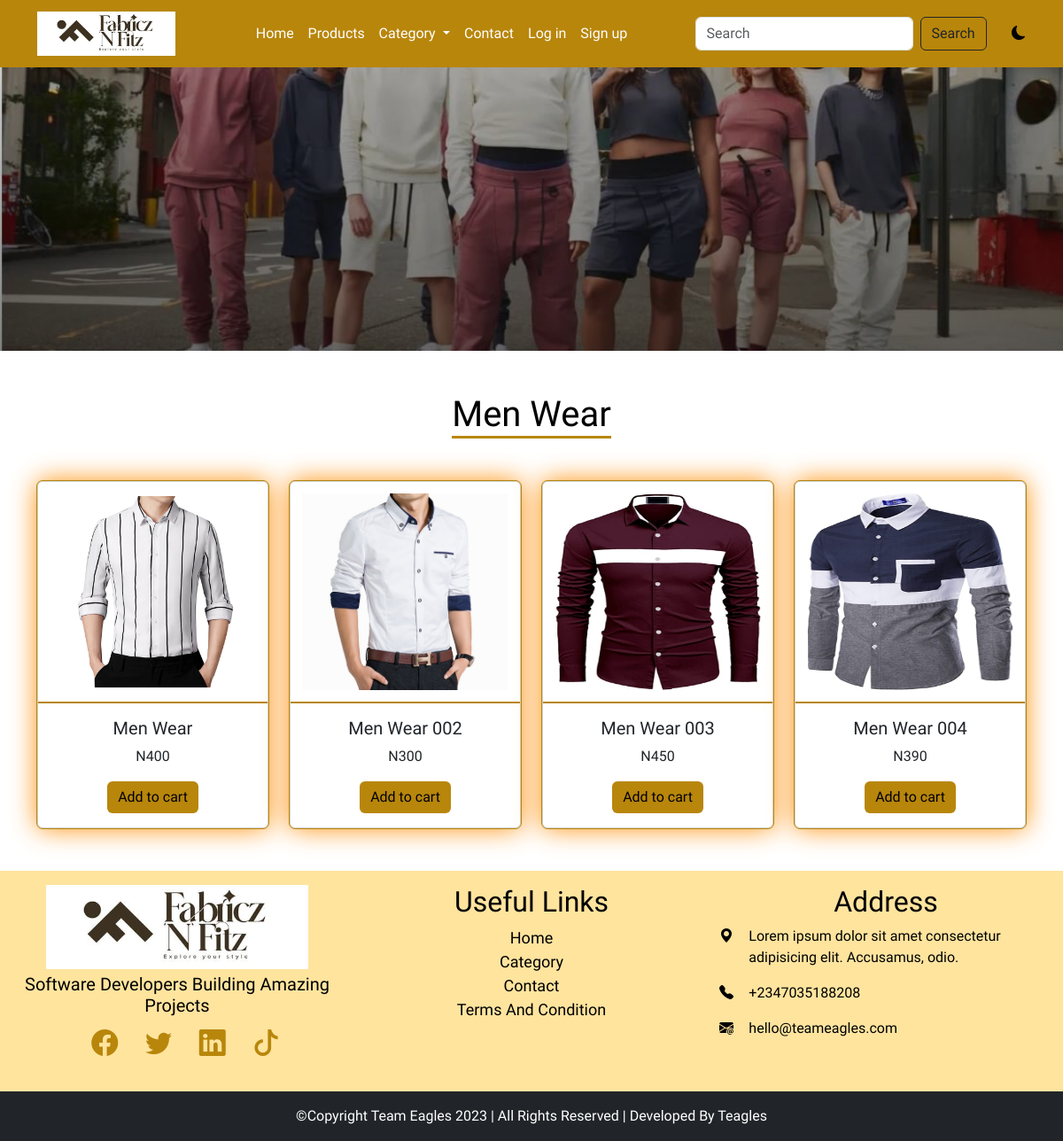
Page /category/1 on the committed database.
### main/models.py (models this page shows, shortened)
class AppInfo(models.Model):
    appname = models.CharField(max_length=50)
    logo = models.ImageField(upload_to='logo')
    banner = models.ImageField(upload_to='banner')
    carousel1 = models.ImageField(upload_to='carousel')
    carousel2 = models.ImageField(upload_to='carousel')
    carousel3 = models.ImageField(upload_to='carousel')

class Category(models.Model):
    name = models.CharField(max_length=50)
    catimg = models.ImageField(upload_to='catimg')
    slug = models.SlugField(unique=True)

class Product(models.Model):
    type = models.ForeignKey(Category, on_delete=models.CASCADE)
    name = models.CharField(max_length=50)
    slug = models.SlugField(unique=True)
    img = models.ImageField(upload_to='product')
    price = models.IntegerField()
    description = models.TextField()
    size = models.CharField(max_length=50, blank=True, null=True)
    popular = models.BooleanField()
    featured = models.BooleanField()
    uploaded = models.DateTimeField(auto_now_add=True)

### main/views.py (the view)
# urls.py: path('category/<str:id>', views.category, name='category'),
def category(request, id):
    catname = Category.objects.get(pk=id)
    catprod = Product.objects.filter(type_id=id)
    context = {
        'catname':catname,
        'catprod':catprod
    }
    return render(request, 'category.html', context)

### main/context_processor.py (called while the page is built)
def feature(request):
    info = AppInfo.objects.get(pk=1)
    categ = Category.objects.all()
    context = {
        'info':info,
        'categ':categ,
    }
    return context

def cartcount(request):
    cart = Cart.objects.filter(user__username = request.user.username, paid=False)
    itemcount = 0
    for item in cart:
        itemcount += item.quantity
    context = {
        'itemcount':itemcount
    }
    return context

### main/templates/category.html (shortened to what this page needs)
{% extends 'base.html' %}
{% block header %} {% include 'header.html' %} {% endblock header %}
{% block banner %} {% include 'banner.html' %} {% endblock banner %}
{% block content %}
<div class="container mt-5 mb-5">
    <h1 class="text-center text-capitalize title">{{catname.name|title}}</h1>
    <div class="row mt-5">
        {% for item in catprod %}
        <div class="col-12 col-md-6 col-lg-3">
            <div class="card featcard">
                <a href="{% url 'detail' item.id item.slug %}"><img src="{{item.img.url}}" class="card-img-top" alt="..."></a>
                <div class="card-body">
                  <h5 class="card-title text-capitalize text-center">{{item.name}}</h5>
                  <p class="card-text text-center">N{{item.price}}</p>
                  <button class="btn btn-warning">Add to cart</button>
                </div>
            </div>
        </div>
        {% endfor %}
    </div>
</div>
{% endblock content %}
{% block footer %} {% include 'footer.html' %} {% endblock footer %}

### main/templates/header.html (shortened to what this page needs)
<nav class="navbar navbar-expand-lg sticky-top">
    <div class="container">
        <a class="navbar-brand" href="#"><img src="{{info.logo.url}}" alt="" style="height: 50px;"></a>
        <div class="collapse navbar-collapse" id="navbarSupportedContent">
            <ul class="navbar-nav mx-auto mb-2 mb-lg-0">
                {% if user.is_authenticated %}
                <li class="nav-item">
                    <a class="nav-link" aria-current="page" href="{% url 'home' %}">Home</a>
                </li>
                <li class="nav-item">
                    <a class="nav-link" href="{% url 'products' %}">Products</a>
                </li>
                <li class="nav-item dropdown">
                    <a class="nav-link dropdown-toggle" href="#" role="button" data-bs-toggle="dropdown" aria-expanded="false">
                        Category
                    </a>
                    <ul class="dropdown-menu">
                        {% for item in categ  %}
                        <li><a class="dropdown-item" href="{% url 'category' item.id %}">{{item.name|title}}</a></li>
                        {% endfor %}
                    </ul>
                </li>
                <li class="nav-item">
                    <a class="nav-link" href="{% url 'contact' %}">Contact</a>
                </li>
                <li class="nav-item">
                    <a class="nav-link" href="{% url 'cart' %}">
                        <div class="wrapper">
                            <i class="bi bi-cart4"></i>
                            <span class="badge">{{itemcount}}</span>
                        </div>
                    </a>
                </li>
                <li class="nav-item dropdown">
                    <a class="nav-link dropdown-toggle" href="#" role="button" data-bs-toggle="dropdown" aria-expanded="false">
                        {% if user.customer %}
                            <img src="{{user.customer.pix.url}}" style="height: 30px;" alt=""><span>Hi {{user.username}}</span>
                        {% endif %}
                    </a>
                    <ul class="dropdown-menu">
                        <li><a class="dropdown-item" href="{% url 'profile' %}">Profile</a></li>
                        <li><a class="dropdown-item" href="{% url 'signout' %}">Logout</a></li>
                    </ul>
                </li>
                {% else %}
                <li class="nav-item">
                    <a class="nav-link" aria-current="page" href="{% url 'home' %}">Home</a>
                </li>
                <li class="nav-item">
                    <a class="nav-link" href="{% url 'products' %}">Products</a>
                </li>
                <li class="nav-item dropdown">
                    <a class="nav-link dropdown-toggle" href="#" role="button" data-bs-toggle="dropdown" aria-expanded="false">
                        Category
                    </a>
                </li>
                <li class="nav-item">
                    <a class="nav-link" href="{% url 'contact' %}">Contact</a>
                </li>
                <li class="nav-item">
                    <a href="{% url 'signin' %}" class="nav-link">Log in</a>
                </li>
                <li class="nav-item">
                    <a href="{% url 'signup' %}" class="nav-link">Sign up</a>
                </li>
                {% endif %}
            </ul>
            <form action="{% url 'search' %}" method="POST" class="d-flex" role="search">
                <input class="form-control me-2" name="item" type="search" placeholder="Search" aria-label="Search">
                <button type="submit" class="btn btn-outline-dark" type="submit">Search</button>
            </form>
            <div class="david">
                <i class="bi bi-moon-fill"></i>
            </div>
        </div>
    </div>
</nav>

### main/static/css/style.css (style rules this page uses)
* { padding: 0%; margin: 0%; box-sizing: border-box; }
.navbar { background-color: darkgoldenrod; }
.navbar-nav a { color: white; margin-left: -1%; }
.david { margin-left: 3%; cursor: pointer; }
:root { --bg: white; --icon: black; --text: black; }
body { background: var(--bg) !important; color: var(--text) !important; overflow-y: hidden; font-family: 'Alkatra', cursive !important; }
.card-body { color: var(--card) !important; }
.title::after { content: ''; display: block; width: 180px; height: 3px; background-color: darkgoldenrod; margin-left: auto; margin-right: auto; }
.featcard { text-align: center; outline: 1px solid darkgoldenrod; box-shadow: 0px 0px 30px darkorange; cursor: pointer; }
.featcard img { height: 250px; border-bottom: 2px solid darkgoldenrod; transition: 2s; padding: 5%; }
.featcard button { background-color: darkgoldenrod; border: none; }

### rows in the picture
AppInfo: logo (picture)
Category: name "Men Wear"
Product: img (picture), name "Men Wear", price "400"
Product: img (picture), name "Men Wear 002", price "300"
Product: img (picture), name "Men Wear 003", price "450"
Product: img (picture), name "Men Wear 004", price "390"
